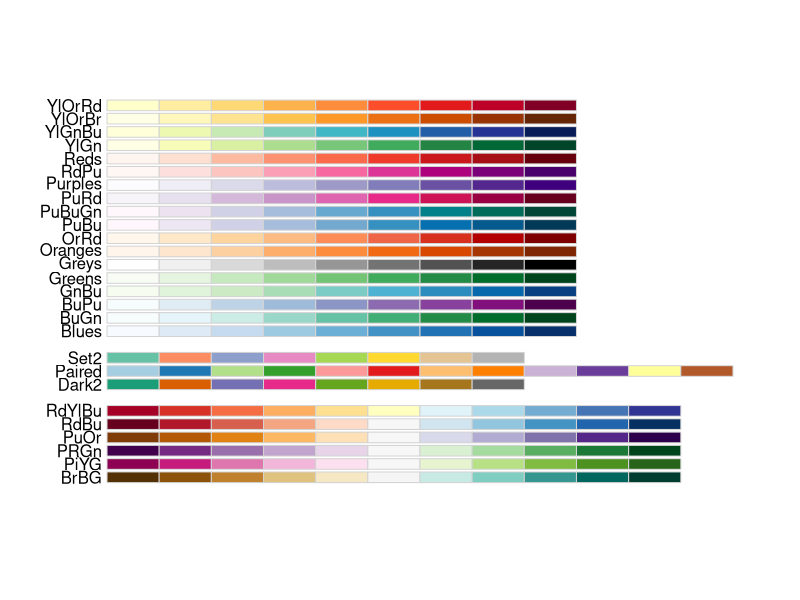
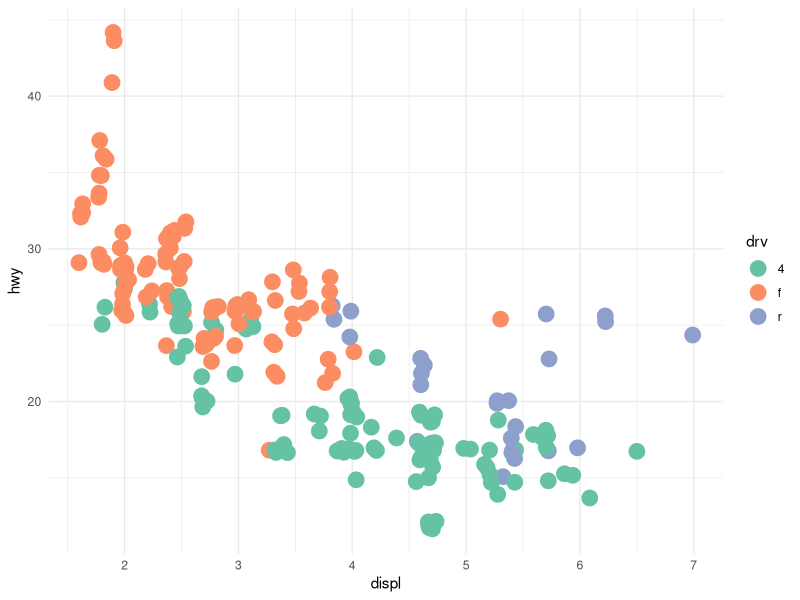
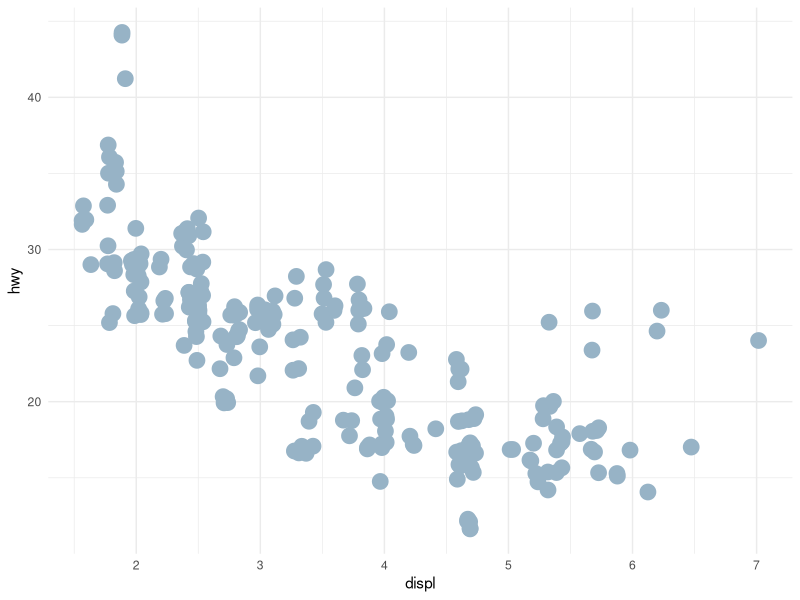
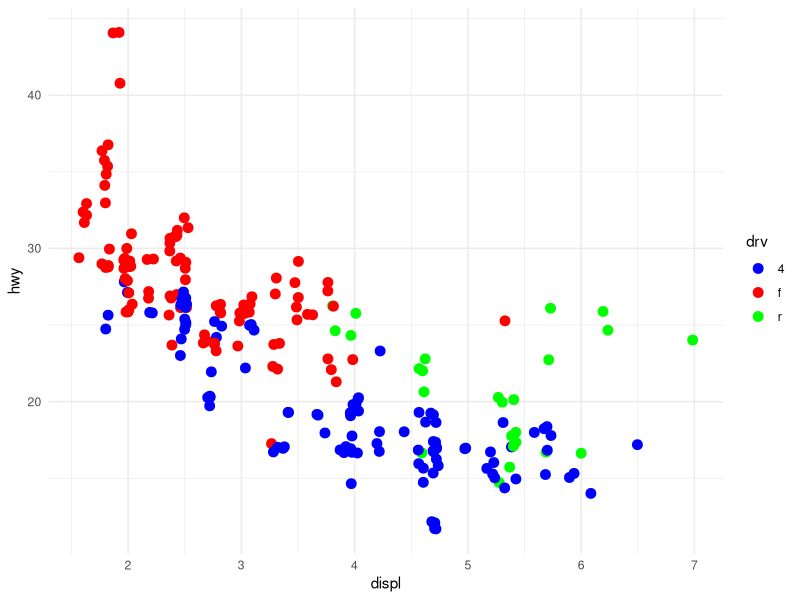
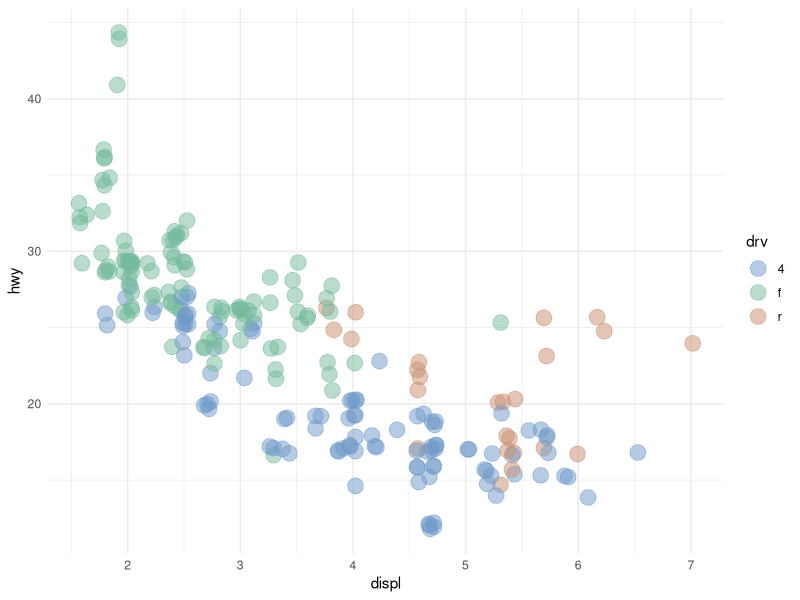

These charts were generated, in order, by the following R code:




#install.packages("RColorBrewer")
library(RColorBrewer)
library(tidyverse)


display.brewer.all(colorblindFriendly = TRUE)


  
### Type - 1 

mpg %>% 
  ggplot(aes(displ, hwy,
             color = drv)) +
  geom_jitter(size = 5) +
  scale_color_brewer(palette = "Set2") +
  theme_minimal()


### Type - 2  # Take Control

mpg %>%
  ggplot(aes(displ, hwy)) +
  geom_jitter(color = "#97B3C6",
              size = 5) +
  theme_minimal()
  



### Type - 3  # Be Specific

mpg %>% 
  ggplot(aes(displ, hwy,
             color = drv)) +
  geom_jitter(size = 3) +
  scale_color_manual(values = c("4" = "blue",
                                "f" = "red",
                                "r" = "green")) +
  theme_minimal() 


### Type - 4  # Be even more specific

mpg %>%
  ggplot(aes(displ, hwy, color = drv))+
  geom_jitter(size = 5, alpha = 0.5)+
  scale_color_manual(values =
                       c("4" = "#719AC9",
                         "f" = "#75B99C",
                         "r" = "#C98D71"))+
  theme_minimal()
  
